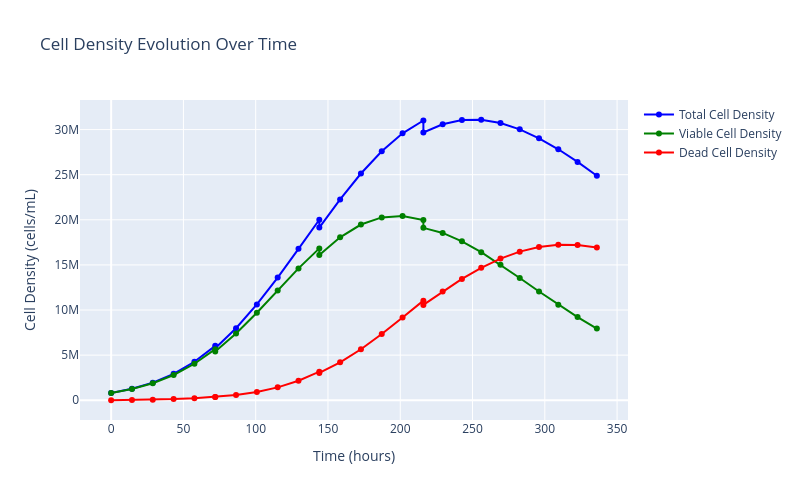
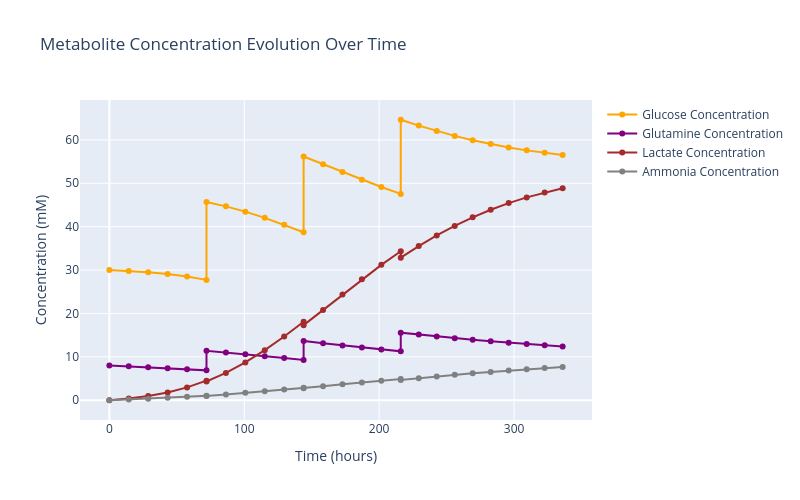
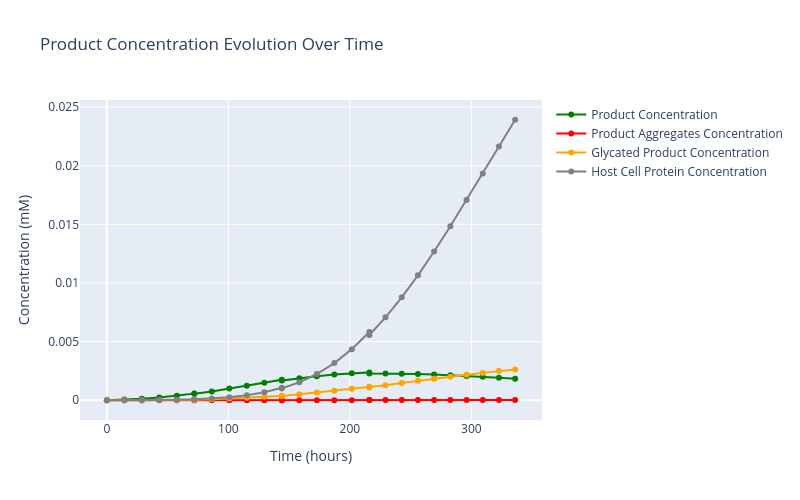

Write notebook code for charts like these, in order.
### Code cell
for fig in plot_reaction_evolution_timeseries(bad_solution):
    fig.show()
plot_setpoints(bad_recipe).show()
